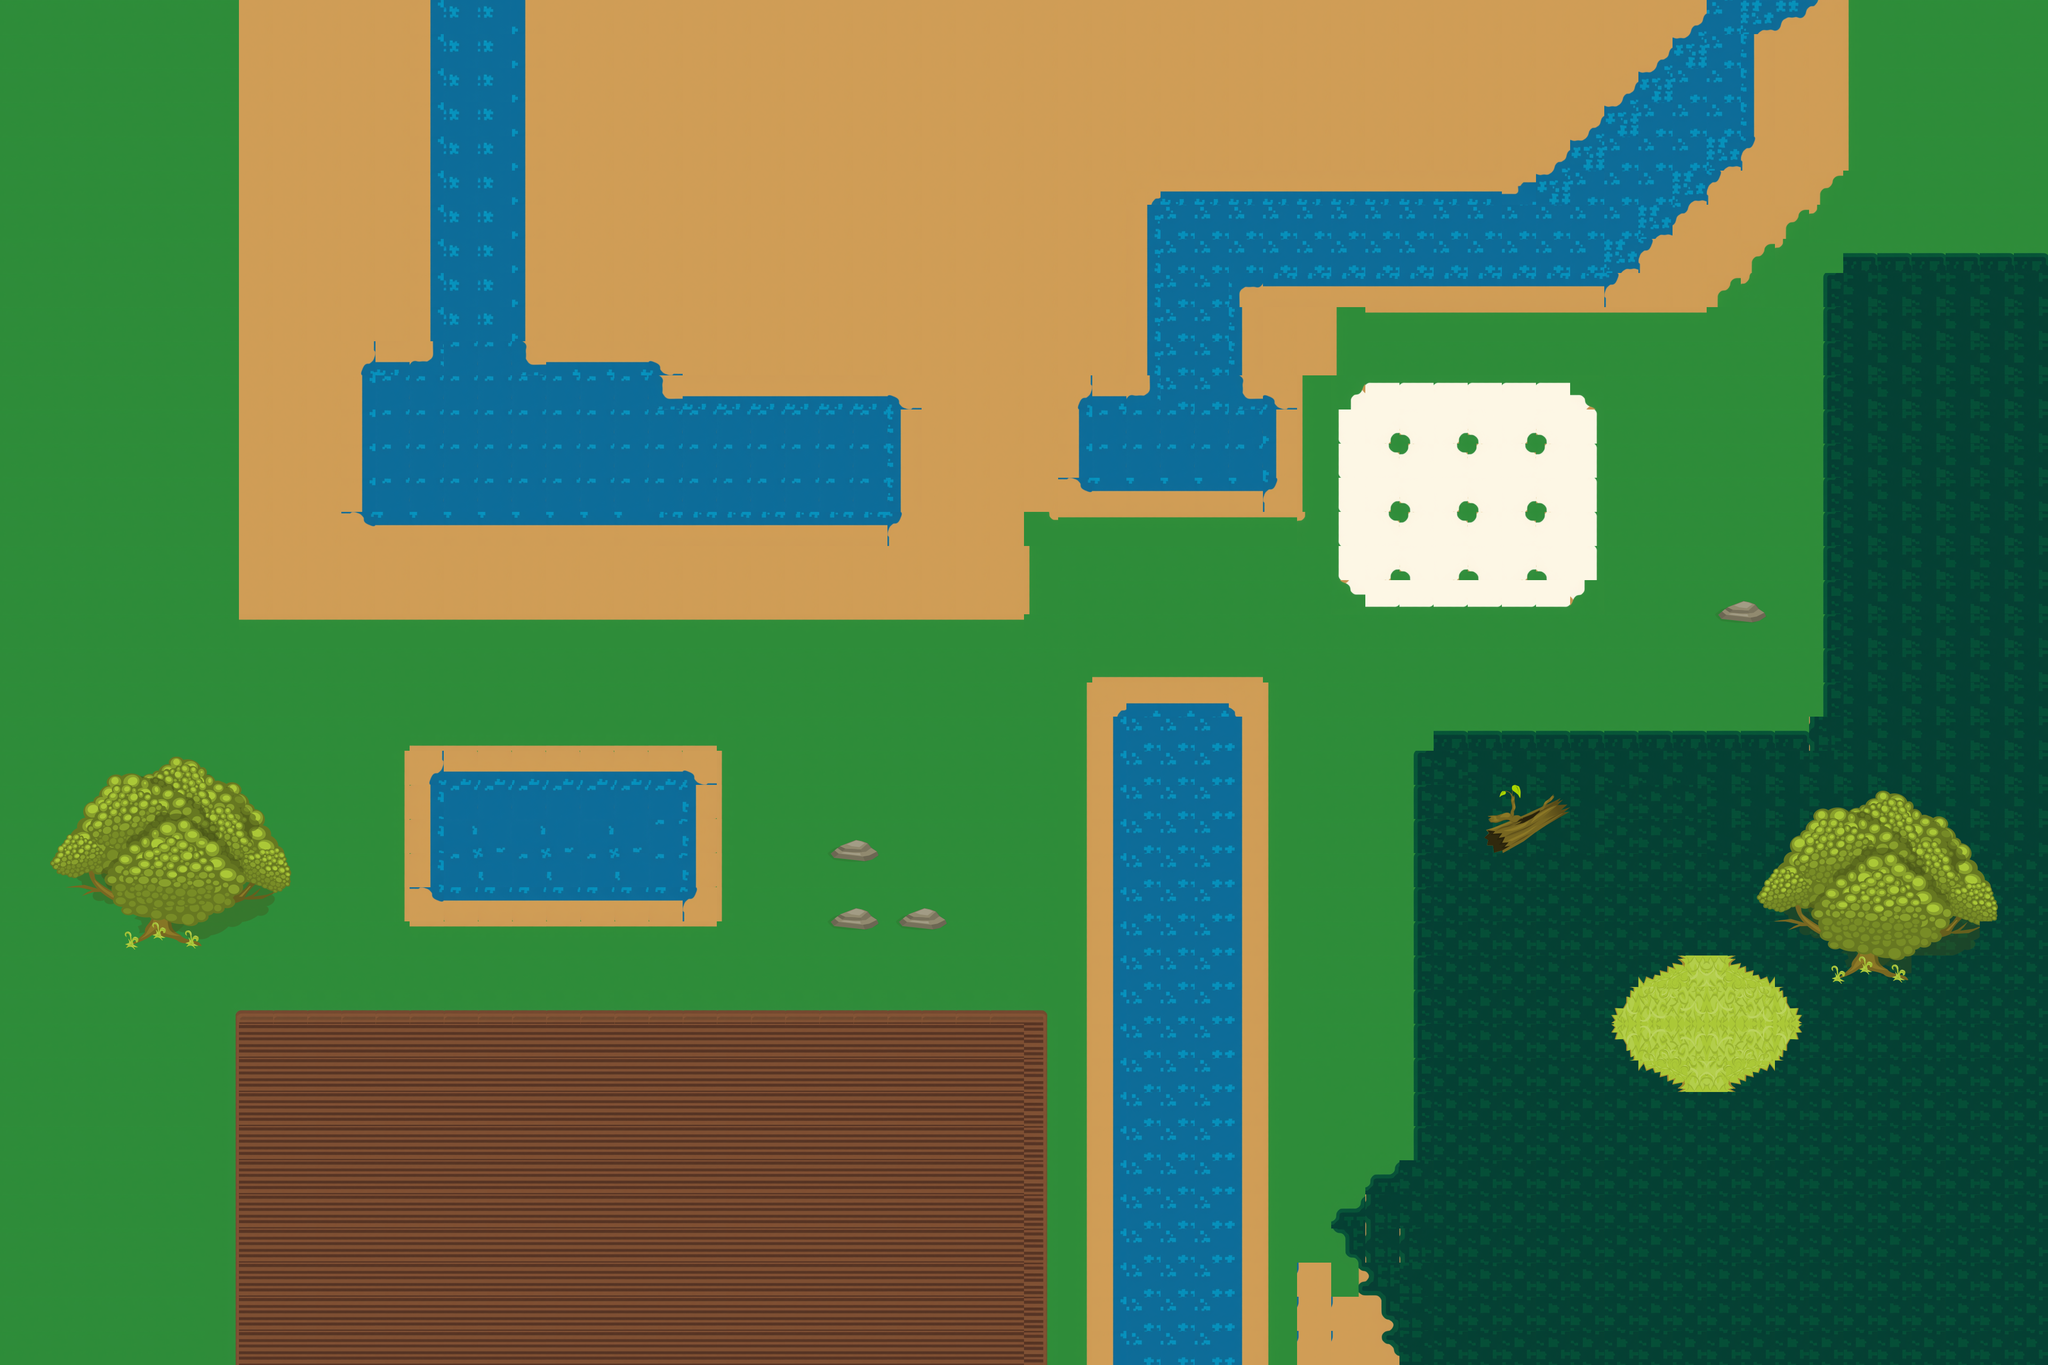

This is a level from a 2D game, rendered from its Tiled map with the project's own tilesets. A one-line summary and the map file follow, with tile-layer data summarised:
An orthogonal 60x40 tile map with 64x64 px tiles, 3 tile layers (Floor Blocks, Grass, Objects), 4 tilesets.

<map version="1.10" tiledversion="1.12.1" orientation="orthogonal" renderorder="right-down" width="60" height="40" tilewidth="64" tileheight="64" infinite="0" nextlayerid="4" nextobjectid="1">
 <tileset firstgid="1" source="../../test/uheartbeast/tileset_02.tsx" />
 <tileset firstgid="239" source="../../test/uheartbeast/voda_pesok_trava.tsx" />
 <tileset firstgid="243" source="../terrain_tiles24.tsx" />
 <tileset firstgid="259" source="../../test/uheartbeast/2dpixx_ccart_forest_tiles.tsx" />
 <layer id="1" name="Floor Blocks" width="60" height="40" locked="1">
  <data>[2400 cells, 399 non-empty, 2 distinct tile ids]</data>
 </layer>
 <layer id="2" name="Grass" width="60" height="40" locked="1">
  <data>[2400 cells, 2400 non-empty, 43 distinct tile ids]</data>
 </layer>
 <layer id="3" name="Objects" width="60" height="40" locked="1">
  <data>[2400 cells, 136 non-empty, 89 distinct tile ids]</data>
 </layer>
</map>
